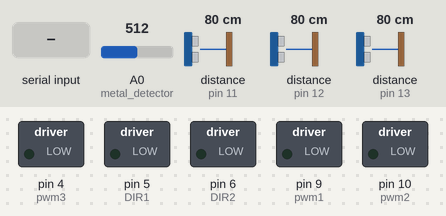
A sketch run on a simulated Arduino Uno, built with avr-gcc and run on an emulated ATmega328P. Shown: switched loads named in the sketch (green lamp = pin HIGH). The test bench sets the inputs (shaded band); at power-on: distance to the obstacle (sensors on pin 12, pin 11, pin 13) 80 cm, A0 (metal_detector) = 512. The echo pulse lasts 58.3 µs per cm; pins used as bus, display or sensor lines are not drawn; what the sketch prints to the serial monitor is not drawn.

Above: at 1.2 s.
1.3 s: "F" received over Serial
At 1.7 s:
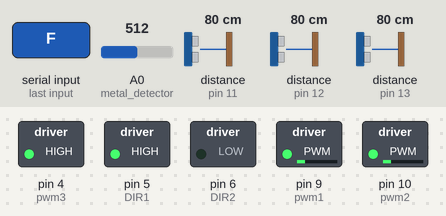
2.8 s: distance to the obstacle (sensor on pin 12) set to 40 cm
5.8 s: distance to the obstacle (sensor on pin 12) set to 33 cm
At 6.6 s:
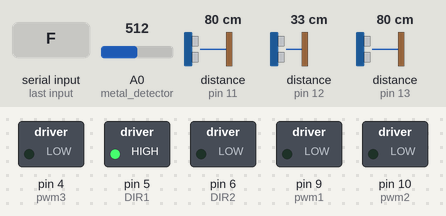
11.8 s: "S" received over Serial
At 11.8 s:
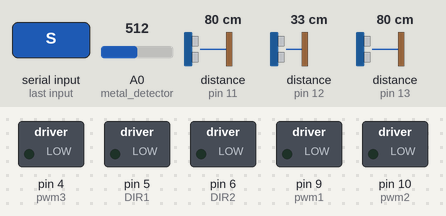
Timing chart, 0 to 14.3 s (numbered marks = the images above; inputs shaded):
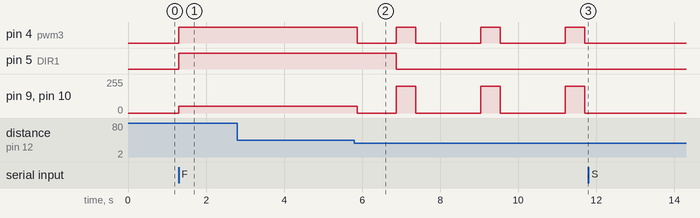

Measured:
- the behaviour switches between 37 and 36 cm on distance to the obstacle (sensor on pin 12) (found by bisection; images 1 and 2)
- after the input at 1.3 s, pin 4 (pwm3), pin 5 (DIR1): LOW → HIGH at once; pin 9 (pwm1), pin 10 (pwm2): 0/255 → 50/255 at once
- after the input at 2.8 s, every drawn part: stays the same
- after the input at 5.8 s, pin 4 (pwm3): HIGH → LOW after 0.07 s, then repeats every 2.2 s: HIGH 0.50 s, LOW 1.7 s; pin 5 (DIR1): HIGH → LOW after 1.1 s; pin 9 (pwm1), pin 10 (pwm2): 50/255 → 0/255 after 0.07 s, then repeats every 2.2 s: 200/255 0.50 s, 0/255 1.7 s
- after the input at 11.8 s, pin 4 (pwm3): stays LOW (without the input it goes to HIGH after 1.6 s); pin 9 (pwm1), pin 10 (pwm2): stays 0/255 (without the input it goes to 200/255 after 1.6 s)

The sketch:

final_arduino.ino
```cpp
int DIR1=5,DIR2=6;
int pwm1=9,pwm2=10,pwm3=4;//pwm1,2 back motor&pwm3 front
int trigPin=3,echoPin1=12,echoPin2=11,echoPin3=13;
int metal_detector=A0;//eco1 FORWARD,eco2 R,Eco3 L
long duration;int distance;
int val,x=0,a=0,flag2=1,M=0,i=1;
int F,R,L;


void setup(){
pinMode (DIR1,OUTPUT);pinMode (DIR2,OUTPUT);
pinMode (pwm1,OUTPUT);pinMode (pwm2,OUTPUT);pinMode (pwm3,OUTPUT);
pinMode(trigPin,OUTPUT);
pinMode(echoPin1, INPUT);pinMode(echoPin2, INPUT);pinMode(echoPin3, INPUT);
pinMode (metal_detector,INPUT);
Serial.begin(9600);
 while (!Serial) {} // wait for serial port to connect. Needed for native USB port only

}


void loop(){
if (Serial.available()>0){
  val=Serial.read();
  if      (val=='F'){Mov_Forward();x=1;    }//robot move only...flag already activated in processing
  else if (val=='S'){ Stop(); x=0;flag2=1; i=1;}
//  else if (val=='B'&&flag2==1){ Turn_Back();x=1;flag2=0;a=1;i=0;}//calling from processing that this is the border of page
}

//detection and ultrasonic recalling
if(x==1){
 Ultrasonic_Alg();
 Detect();    }

}


//...........................................................................MOTOR DIRECTION

//............................................................................Mov_Forward()
void Mov_Forward(){
digitalWrite(DIR1,HIGH);analogWrite(pwm1,50);
digitalWrite(DIR2,LOW);analogWrite(pwm2,50);
analogWrite(pwm3,150); Serial.write('H');
}
//.............................................................................Turn_Right().................................
void Turn_Right(){
rover_stop();
digitalWrite(DIR1,LOW);analogWrite(pwm1,200);
digitalWrite(DIR2,LOW);analogWrite(pwm2,200);
analogWrite(pwm3,250);delay(500);
Serial.write('R');

}

//.............................................................................Turn_Left()..................................

void Turn_Left(){
rover_stop();
digitalWrite(DIR1,HIGH);analogWrite(pwm1,200);
digitalWrite(DIR2,HIGH);analogWrite(pwm2,200);
analogWrite(pwm3,250);Serial.write('L');
delay(500);
}

//.............................................................................Turn_Back()..............................

void Turn_Back(){
rover_stop();
digitalWrite(DIR1,LOW);analogWrite(pwm1,200);
digitalWrite(DIR2,LOW);analogWrite(pwm2,200);
analogWrite(pwm3,250);
delay(2000);
Serial.write('Y');
}
//.............................................................................Mov_Reverese()...............................
void Mov_Reverese(){rover_stop();
digitalWrite(DIR1,LOW);analogWrite(pwm1,70);
digitalWrite(DIR2,HIGH);analogWrite(pwm2,70);
analogWrite(pwm3,100);
Serial.write('Y');delay(100);
}

//..............................................................................void Stop()................................

void Stop(){
Serial.write('J');
analogWrite(pwm1,0);analogWrite(pwm2,0);analogWrite(pwm3,0);
delay(500);                       //inertia delay
}
void rover_stop(){
analogWrite(pwm1,0);analogWrite(pwm2,0);analogWrite(pwm3,0);delay(500);
}

//..............................................................................metal detection................................

void Detect (){
M= analogRead (metal_detector);delay(150);
  if(M>500){
Serial.write ('T'); }
}

//............................................................................ULTRASONIC DISTANCE READING...........................

int ultrasonic_Read(int echoPin){
digitalWrite(trigPin, LOW);// Clears the trigPin
delayMicroseconds(2);
digitalWrite (trigPin,HIGH);
delayMicroseconds(10);
digitalWrite(trigPin,LOW);
duration=pulseIn(echoPin,HIGH);
distance=duration*0.034/2;
return (distance);delay(150);
}

//................................................................................ULTRASONIC ALGORITHM............................

void Ultrasonic_Alg(){
F=ultrasonic_Read(echoPin1);
if (F<=35){ Stop();i==1;
R=ultrasonic_Read(echoPin2);
L=ultrasonic_Read(echoPin3);

if    (R>=40){Turn_Right();rover_stop();i=1;}

else if(L>=40){Turn_Left(); rover_stop(); i=1;}
else if (R>40&&L>40){Mov_Reverese();i=1; }
i=1;
}


 F=ultrasonic_Read(echoPin1);
 if(F>35&&i==1){ Mov_Forward(); i=0;}

}
```
